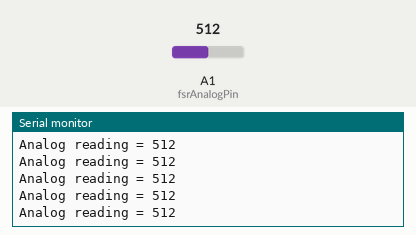
This sketch was run on a simulated Arduino Uno, built with avr-gcc and run on an emulated ATmega328P. Shown: the last lines printed to the serial monitor. The inputs (shaded band) are chosen by the test bench; at power-on: A1 (fsrAnalogPin) = 512.

Above: at 1.2 s.
1.3 s: A1 (fsrAnalogPin) set to 716
At 1.31 s:
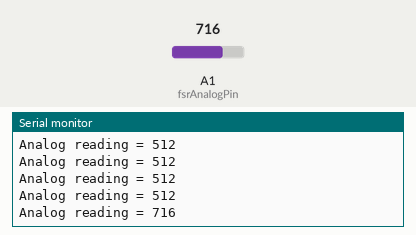
2.8 s: A1 (fsrAnalogPin) set to 900
At 2.82 s:
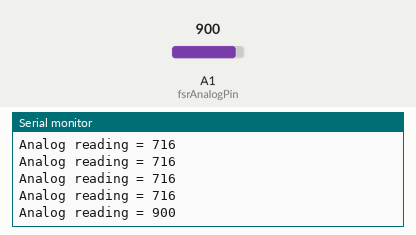
Timing chart, 0 to 5.8 s (numbered marks = the images above; inputs shaded):
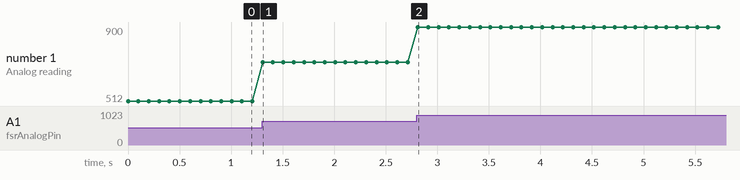

The sketch:

simple-force-sensor.ino
```cpp
//completele based on https://learn.adafruit.com/force-sensitive-resistor-fsr/using-an-fsr


int fsrAnalogPin = 1; // FSR is connected to analog 0
int fsrReading;      // the analog reading from the FSR resistor divider


void setup(void) {
  Serial.begin(9600);   // We'll send debugging information via the Serial monitor
}

void loop(void) {
  fsrReading = analogRead(fsrAnalogPin);
  Serial.print("Analog reading = ");
  Serial.println(fsrReading);

  delay(100);
}
```

Measured:
- after the input at 1.3 s, the serial monitor: prints a new line at once (image 1)
- after the input at 2.8 s, the serial monitor: prints a new line at once (image 2)
- plotted number 1: 512 → 716 after the input at 1.3 s, 716 → 900 after the input at 2.8 s
